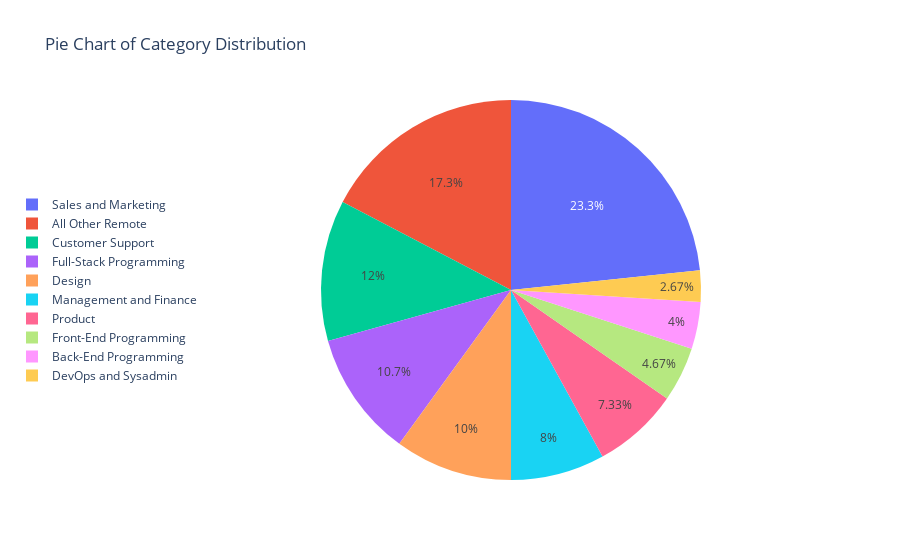

Source (notebook cell):
### Code cell
# Create category pie
categories = df['Category'].value_counts()

pie_categories = px.pie(
    categories,
    values = categories.values,
    names = categories.index,
    title = 'Pie Chart of Category Distribution'
)

pie_categories.update_layout(
    legend=dict(
        orientation="v",
        yanchor="auto",
        y=0.5,
        xanchor="right",
        x=0 
    )
)

pie_categories.update_traces(hovertemplate='<b>%{value}</b> jobs<extra></extra>')


pie_categories.show()

### Figure 1 — Plotly figure (JSON) as saved in the notebook; plotly's stock layout.template omitted (floating-point values rounded to 4 significant figures)
{"data": [{"domain": {"x": [0, 1], "y": [0, 1]}, "hovertemplate": "<b>%{value}</b> jobs<extra></extra>", "labels": ["Sales and Marketing", "All Other Remote", "Customer Support", "Full-Stack Programming", "Design", "Management and Finance", "Product", "Front-End Programming", "Back-End Programming", "DevOps and Sysadmin"], "legendgroup": "", "name": "", "showlegend": true, "type": "pie", "values": [35, 26, 18, 16, 15, 12, 11, 7, 6, 4]}], "layout": {"autosize": true, "legend": {"orientation": "v", "tracegroupgap": 0, "x": 0, "xanchor": "right", "y": 0.5, "yanchor": "auto"}, "title": {"text": "Pie Chart of Category Distribution"}}}
